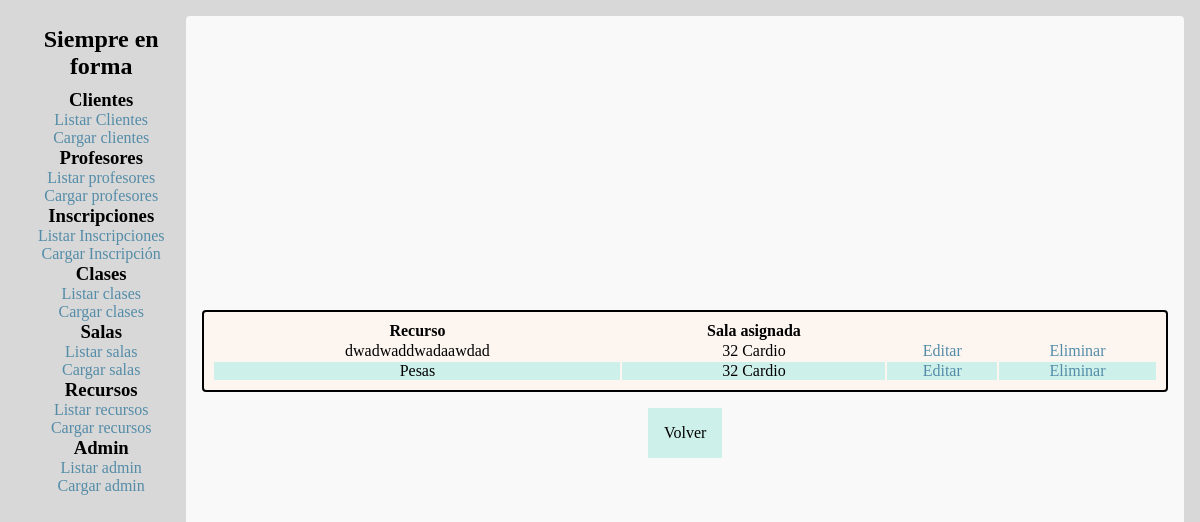
The page /code/recursos/listar-recursos.php on the database its author committed.
### tables this page shows
CREATE TABLE `recursos` (
  `idrecurso` int(11) NOT NULL,
  `idsala` int(11) NOT NULL,
  `descripcion` varchar(50) NOT NULL,
  `eliminado` char(1) NOT NULL DEFAULT '0'
);

CREATE TABLE `salas` (
  `idsala` int(11) NOT NULL,
  `m2` float NOT NULL,
  `ubicacion` varchar(50) NOT NULL,
  `tipo` varchar(20) NOT NULL,
  `num` varchar(3) NOT NULL,
  `eliminado` char(1) NOT NULL DEFAULT '0'
);

### code/recursos/listar-recursos.php (the view)
<?php
require_once("../conexion.php");
$listaRecursosSQL = "SELECT
r.idrecurso,
r.descripcion,
s.num,
s.tipo
FROM recursos r
LEFT JOIN salas s
ON (r.idsala = s.idsala)
WHERE r.eliminado = '0';";
$listaRecursosConsulta = mysqli_query($link, $listaRecursosSQL);
?>
<!DOCTYPE html>
<html lang="es">
<?php include_once("../_header.php"); ?>
<body>
<?php include_once("../_navbar.php"); ?>
    <main class="CONTENEDOR">
    <table class="TABLA">
        <thead>
            <tr class="TABLA__fila">
                <th>Recurso</th>
                <th>Sala asignada</th>
            </tr>
        </thead>
        <tbody>
            <?php while($sala = mysqli_fetch_assoc($listaRecursosConsulta)): ?>
            <tr class="TABLA__fila">
                <td><?= $sala["descripcion"] ?></td>
                <td><?= $sala["num"] ?> <?= $sala["tipo"] ?></td>
                <td><a href="editar-recurso.php?id=<?= $sala["idrecurso"] ?>">Editar</a></td>
                <td><a href="eliminar-recurso.php?id=<?= $sala["idrecurso"] ?>">Eliminar</a></td>
            </tr>
            <?php endwhile; ?>
        </tbody>
    </table>
    <a class="BOTON" href="../index.php">Volver</a>
    </main>
</body>
</html>

### code/css/style.css (style rules this page uses)
:root { --color1:#FDF6F0; --color2:#548CA8; --color3:#F9F9F9; --color4:#CDF0EA; }
* { margin: 0; padding: 0; }
body { background: rgba(200,200,200,70%); display: flex; justify-content: space-between; padding: 1em; }
a { color: var(--color2); text-decoration: none; transition:color 1s; }
.CONTENEDOR,main { border: 3px var(--color4); border-radius: 4px; background-color: var(--color3); padding: 1em; width: 85vw; height: 90vh; display: flex; flex-direction: column; justify-content: center; align-content: center; }
.TABLA, table { background: var(--color1); border: 2px black solid; border-radius: 4px; padding: .5em; overflow: auto; }
.TABLA td,tabla td { text-align: center; }
tr:nth-child(even) { background-color: var(--color4); }

### code/css/forms.css (style rules this page uses)
.BOTON { margin: 1rem; padding: 1em; align-self: center; text-align: center; background-color: var(--color4); color: black; }

### rows shown on the page
recursos: descripcion "dwadwaddwadaawdad", idsala.num "32", idsala.tipo "Cardio"
recursos: descripcion "Pesas", idsala.num "32", idsala.tipo "Cardio"
